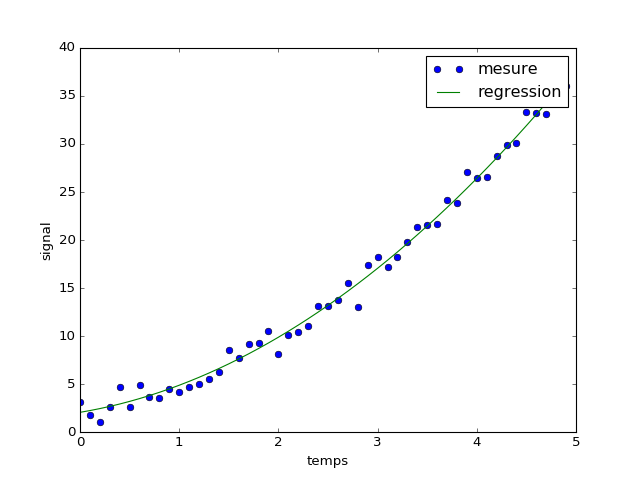

Python code for this plot:
from numpy import *             #import de numpy
from pylab import *             #import de matplotlib.pylab
from scipy.stats import norm    #import du module norm de scipy.stats

t=arange(0,5,0.1)
c=[1,2,2]                       #Définition du polynome (t**2+2*t+2)
y=polyval(c,t)                  #Evaluation du polynome
yn=y+norm.rvs(size=len(t))      #Ajout d'un bruit gaussian

c_est = np.polyfit(t, yn, 2)     #regression polynomiale (degré 2)
y_est=polyval(c_est,t)
plot(t,yn,'o',label="mesure")   #Affichage des points
plot(t,y_est,label="regression")#Affichage des points
xlabel('temps')
ylabel('signal')
legend()
show()                          #affichage des courbes
